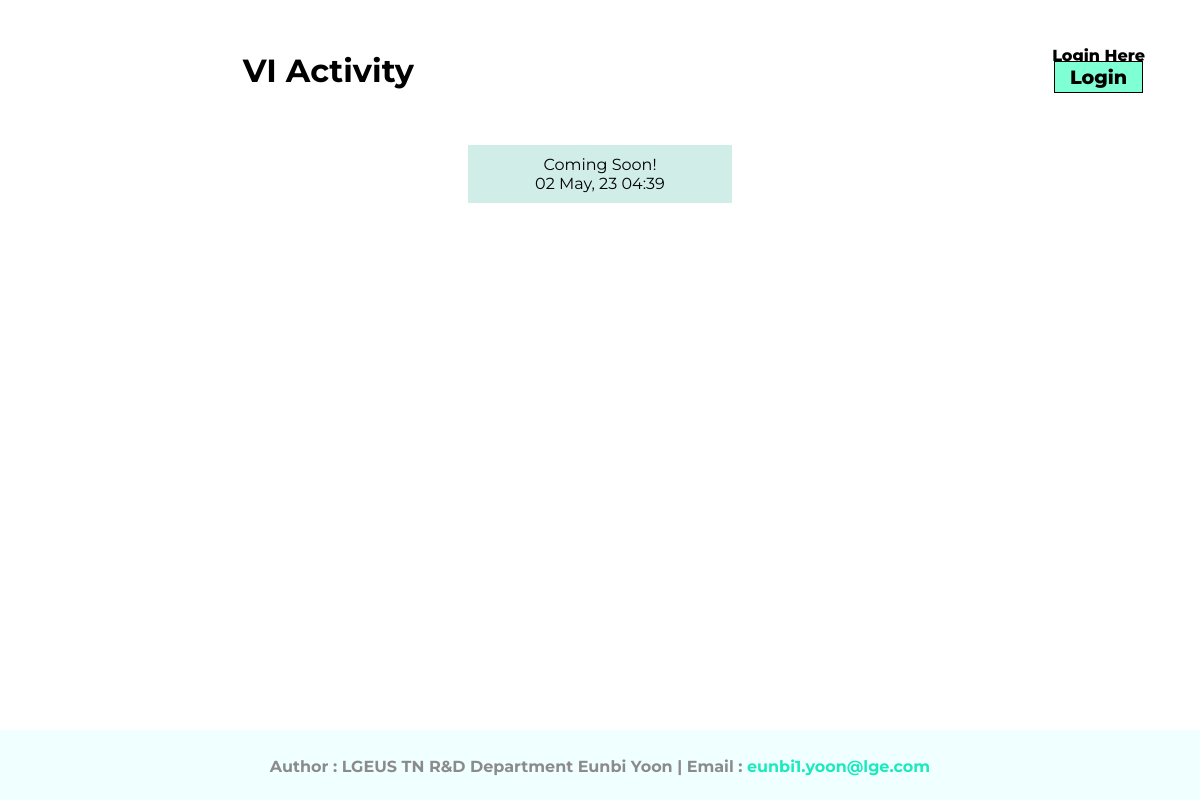
The app's page /vi-activity/ with its own data.
### report/models.py (models this page shows, shortened)
class Category(models.Model):
    title=models.CharField(max_length=255)
    slug=models.SlugField()
    class Meta:
        verbose_name_plural='  1) Categories'

class Post(models.Model):
    category=models.ForeignKey(Category, related_name='post_model', on_delete=models.CASCADE)
    slug=models.SlugField()
    author=models.ForeignKey(User, related_name='post_user',on_delete=models.CASCADE)
    title=models.CharField(max_length=255)
    date_added=models.DateTimeField(auto_now_add=True)
    class Meta:
        verbose_name_plural='  2) Posts'

### report/views.py (the view)
# urls.py: path('<slug:slug>/', categoryView, name='category_url')
def categoryView(request, slug):
    category=Category.objects.get(slug=slug)
    context={
        'category_pair':category
    }
    return render(request,'category.html', context)

### templates/category.html (shortened to what this page needs)
{% extends 'base.html' %}
{% block name %}{{ category_pair.title }}{% endblock %}
{% block container %}
    <div class="category">
        {% for cat in category_pair.post_model.all %}
            <a href="{% url 'detail_url' cat.slug cat.id%}">
                <div class="category-detail">
                    {{ cat.title }}
                    <br/>{{ cat.date_added|date:"d M, y h:i" }}
                </div>
            </a>
        {% endfor %}
    </div>
{% endblock %}

### statics/css/style3.css (style rules this page uses)
body { margin:auto; font-family: 'Montserrat'; overflow-y: scroll; height:100% }
.category { text-align: center; margin-top:30px; }
.category a { text-decoration:none; margin-top: 50px;; }
.category .category-detail { background-color: #d0ede7; color:black; margin: auto; border:1px solid rgb(255, 255, 255); width:30%; margin:5px auto; padding:10px; font-size:1rem }

### records on screen
Category: title "VI Activity"
Post: title "Coming Soon!", date_added "02 May, 23 04:39"
